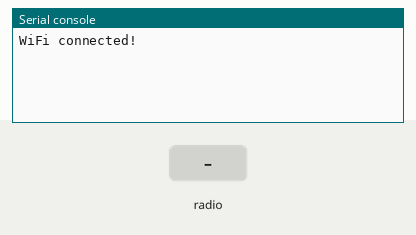
Recording of a program running on a simulated Pycom board running MicroPython. Parts: the last lines printed to the serial console. Inputs (shaded band) come from the test bench. WiFi joins after 1.5 s; the clock reads 2024-03-15 10:24:30 at power-on unless the program sets it; random numbers come from a fixed seed; threads take turns every 2 ms.

Above: at 2.7 s.
2.8 s: radio message "1" arrives
At 3.7 s:
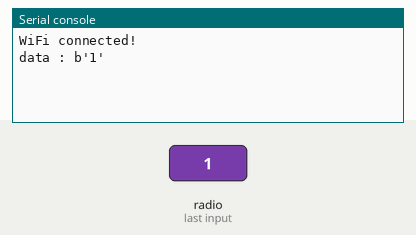
4.3 s: radio message "50" arrives
At 4.8 s:
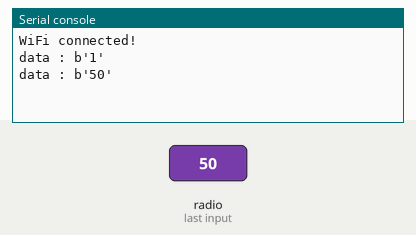

Measured:
- after the input at 2.8 s, the serial console: prints a new line at once (image 1)
- after the input at 4.3 s, the serial console: prints a new line at once (image 2)

The program:

main_gateway.py
```python
""" LoPy LoRaWAN Nano Gateway main"""
import config
from nanogateway import NanoGateway

# create a new NanoGateway instance with params in config file
nanogw = NanoGateway(id=config.GATEWAY_ID, frequency=config.LORA_FREQUENCY,
                datarate=config.LORA_DR, ssid=config.WIFI_SSID,
                password=config.WIFI_PASS, server=config.SERVER,
                port=config.PORT, ntp=config.NTP, ntp_period=config.NTP_PERIOD_S)

# start the nanogateway
nanogw.start()
```

config.py
```python
""" LoPy LoRaWAN Nano Gateway configuration options """

# specified in when registering your gateway
GATEWAY_ID = '1188227733664455'

# server address & port to forward received data to
SERVER = 'router.eu.thethings.network'
PORT = 1700

# NTP server for getting/setting time
NTP = "pool.ntp.org"

# NTP server polling interval
NTP_PERIOD_S = 3600

# Wi-Fi settings
WIFI_SSID = 'FD-51'
WIFI_PASS = 'fromage2chevre'

# check your specifc region for LORA_FREQUENCY and LORA_DR (datarate)
LORA_FREQUENCY = 868100000

# datarate 5
LORA_DR = "SF7BW125"
```

nanogateway.py
```python
""" LoPy Nano Gateway class """

from network import WLAN
from network import LoRa
from machine import Timer
import os
import binascii
import machine
import json
import time
import errno
import _thread
import socket


PROTOCOL_VERSION = const(2)

PUSH_DATA = const(0)
PUSH_ACK = const(1)
PULL_DATA = const(2)
PULL_ACK = const(4)
PULL_RESP = const(3)

TX_ERR_NONE = "NONE"
TX_ERR_TOO_LATE = "TOO_LATE"
TX_ERR_TOO_EARLY = "TOO_EARLY"
TX_ERR_COLLISION_PACKET = "COLLISION_PACKET"
TX_ERR_COLLISION_BEACON = "COLLISION_BEACON"
TX_ERR_TX_FREQ = "TX_FREQ"
TX_ERR_TX_POWER = "TX_POWER"
TX_ERR_GPS_UNLOCKED = "GPS_UNLOCKED"

STAT_PK = {"stat": {"time": "", "lati": 0,
                   "long": 0, "alti": 0,
                   "rxnb": 0, "rxok": 0,
                   "rxfw": 0, "ackr": 100.0,
                   "dwnb": 0, "txnb": 0}}

RX_PK = {"rxpk": [{"time": "", "tmst": 0,
                  "chan": 0, "rfch": 0,
                  "freq": 868.1, "stat": 1,
                  "modu": "LORA", "datr": "SF7BW125",
                  "codr": "4/5", "rssi": 0,
                  "lsnr": 0, "size": 0,
                  "data": ""}]}

TX_ACK_PK = {"txpk_ack":{"error":""}}


class NanoGateway:
    # Init with config params
    def __init__(self, id, frequency, datarate, ssid, password, server, port, ntp='pool.ntp.org', ntp_period=3600):
        self.id = id
        self.frequency = frequency
        self.sf = self._dr_to_sf(datarate)
        self.ssid = ssid
        self.password = password
        self.server = server
        self.port = port
        self.ntp = ntp
        self.ntp_period = ntp_period

        self.rxnb = 0
        self.rxok = 0
        self.rxfw = 0
        self.dwnb = 0
        self.txnb = 0

        self.stat_alarm = None
        self.pull_alarm = None
        self.uplink_alarm = None

        self.udp_lock = _thread.allocate_lock()

        self.lora = None
        self.lora_sock = None

    # Start the gateway
    def start(self):
        # Change WiFi to STA mode and connect
        self.wlan = WLAN(mode=WLAN.STA)
        self._connect_to_wifi()

        # Get a time Sync
        self.rtc = machine.RTC()
        self.rtc.ntp_sync(self.ntp, update_period=self.ntp_period)

        # Get the server IP and create an UDP socket
        self.server_ip = socket.getaddrinfo(self.server, self.port)[0][-1]
        self.sock = socket.socket(socket.AF_INET, socket.SOCK_DGRAM, socket.IPPROTO_UDP)
        self.sock.setsockopt(socket.SOL_SOCKET, socket.SO_REUSEADDR, 1)
        self.sock.setblocking(False)

        # Push the first time immediatelly
        self._push_data(self._make_stat_packet())

        # Create the alarms
        self.stat_alarm = Timer.Alarm(handler=lambda t: self._push_data(self._make_stat_packet()), s=60, periodic=True)
        self.pull_alarm = Timer.Alarm(handler=lambda u: self._pull_data(), s=25, periodic=True)

        # Start the UDP receive thread
        _thread.start_new_thread(self._udp_thread, ())

        # Initialize LoRa in LORA mode
        self.lora = LoRa(mode=LoRa.LORA, frequency=self.frequency, bandwidth=LoRa.BW_125KHZ, sf=self.sf,
                        preamble=8, coding_rate=LoRa.CODING_4_5, tx_iq=True)
        # Create a raw LoRa socket
        self.lora_sock = socket.socket(socket.AF_LORA, socket.SOCK_RAW)
        self.lora_sock.setblocking(False)
        self.lora_tx_done = False
        # Set lora_cb as the callback for the LoRa channel
        self.lora.callback(trigger=(LoRa.RX_PACKET_EVENT | LoRa.TX_PACKET_EVENT), handler=self._lora_cb)

    def stop(self):
        self.sock.close()

    def _connect_to_wifi(self):
        self.wlan.connect(self.ssid, auth=(None, self.password))
        while not self.wlan.isconnected():
            time.sleep(0.5)
        print("WiFi connected!")

    def _dr_to_sf(self, dr):
        sf = dr[2:4]
        if sf[1] not in '0123456789':
            sf = sf[:1]
        return int(sf)

    def _sf_to_dr(self, sf):
        return "SF7BW125"

    def _make_stat_packet(self):
        now = self.rtc.now()
        STAT_PK["stat"]["time"] = "%d-%02d-%02d %02d:%02d:%02d GMT" % (now[0], now[1], now[2], now[3], now[4], now[5])
        STAT_PK["stat"]["rxnb"] = self.rxnb
        STAT_PK["stat"]["rxok"] = self.rxok
        STAT_PK["stat"]["rxfw"] = self.rxfw
        STAT_PK["stat"]["dwnb"] = self.dwnb
        STAT_PK["stat"]["txnb"] = self.txnb
        return json.dumps(STAT_PK)

    def _make_node_packet(self, rx_data, rx_time, tmst, sf, rssi, snr):
        RX_PK["rxpk"][0]["time"] = "%d-%02d-%02dT%02d:%02d:%02d.%dZ" % (rx_time[0], rx_time[1], rx_time[2], rx_time[3], rx_time[4], rx_time[5], rx_time[6])
        RX_PK["rxpk"][0]["tmst"] = tmst
        RX_PK["rxpk"][0]["datr"] = self._sf_to_dr(sf)
        RX_PK["rxpk"][0]["rssi"] = rssi
        RX_PK["rxpk"][0]["lsnr"] = float(snr)
        RX_PK["rxpk"][0]["data"] = binascii.b2a_base64(rx_data)[:-1]
        RX_PK["rxpk"][0]["size"] = len(rx_data)
        return json.dumps(RX_PK)

    def _push_data(self, data):
        token = os.urandom(2)
        packet = bytes([PROTOCOL_VERSION]) + token + bytes([PUSH_DATA]) + binascii.unhexlify(self.id) + data
        with self.udp_lock:
            try:
                self.sock.sendto(packet, self.server_ip)
            except Exception:
                print("PUSH exception")

    def _pull_data(self):
        token = os.urandom(2)
        packet = bytes([PROTOCOL_VERSION]) + token + bytes([PULL_DATA]) + binascii.unhexlify(self.id)
        with self.udp_lock:
            try:
                self.sock.sendto(packet, self.server_ip)
            except Exception:
                print("PULL exception")

    def _ack_pull_rsp(self, token, error):
        TX_ACK_PK["txpk_ack"]["error"] = error
        resp = json.dumps(TX_ACK_PK)
        packet = bytes([PROTOCOL_VERSION]) + token + bytes([PULL_ACK]) + binascii.unhexlify(self.id) + resp
        with self.udp_lock:
            try:
                self.sock.sendto(packet, self.server_ip)
            except Exception:
                print("PULL RSP ACK exception")

    # callback for the LoRa channel
    def _lora_cb(self, lora):
        events = lora.events()
        if events & LoRa.RX_PACKET_EVENT:
            self.rxnb += 1
            self.rxok += 1
            # store the data received
            rx_data = self.lora_sock.recv(256)
            # print the data received
            print('data : {}'.format(rx_data))
            stats = lora.stats()
            makeNodePacket = self._make_node_packet(rx_data, self.rtc.now(), stats.rx_timestamp, stats.sfrx, stats.rssi, stats.snr)
            self._push_data(makeNodePacket)
            self.rxfw += 1
        if events & LoRa.TX_PACKET_EVENT:
            self.txnb += 1
            lora.init(mode=LoRa.LORA, frequency=self.frequency, bandwidth=LoRa.BW_125KHZ,
                     sf=self.sf, preamble=8, coding_rate=LoRa.CODING_4_5, tx_iq=True)

    # send data through the LoRa channel
    def _send_down_link(self, data, tmst, datarate, frequency):
        self.lora.init(mode=LoRa.LORA, frequency=frequency, bandwidth=LoRa.BW_125KHZ,
                      sf=self._dr_to_sf(datarate), preamble=8, coding_rate=LoRa.CODING_4_5,
                      tx_iq=True)
        while time.ticks_us() < tmst:
            pass
        self.lora_sock.send(data)

    # manage the response from the broker
    def _udp_thread(self):
        while True:
            try:
                # receive data
                data, src = self.sock.recvfrom(1024)
                _token = data[1:3]
                _type = data[3]
                # filter by type
                if _type == PUSH_ACK:
                    print("Push ack")
                elif _type == PULL_ACK:
                    print("Pull ack")
                elif _type == PULL_RESP:
                    self.dwnb += 1
                    ack_error = TX_ERR_NONE
                    # slice to get only required data
                    tx_pk = json.loads(data[4:])
                    tmst = tx_pk["txpk"]["tmst"]
                    t_us = tmst - time.ticks_us() - 5000
                    if t_us < 0:
                        t_us += 0xFFFFFFFF
                    if t_us < 20000000:
                        # send the packet through the LoRa channel
                        self.uplink_alarm = Timer.Alarm(handler=lambda x: self._send_down_link(binascii.a2b_base64(tx_pk["txpk"]["data"]),
                                                                                              tx_pk["txpk"]["tmst"] - 10, tx_pk["txpk"]["datr"],
                                                                                              int(tx_pk["txpk"]["freq"] * 1000000)), us=t_us)
                    else:
                        ack_error = TX_ERR_TOO_LATE
                        print("Downlink timestamp error!, t_us:", t_us)
                    self._ack_pull_rsp(_token, ack_error)
                    print("Pull rsp")
            except socket.timeout:
                pass
            except OSError as e:
                if e.errno == errno.EAGAIN:
                    pass
                else:
                    print("UDP recv OSError Exception")
            except Exception:
                print("UDP recv Exception")
            # Wait before trying to receive again
            time.sleep(0.025)
```
